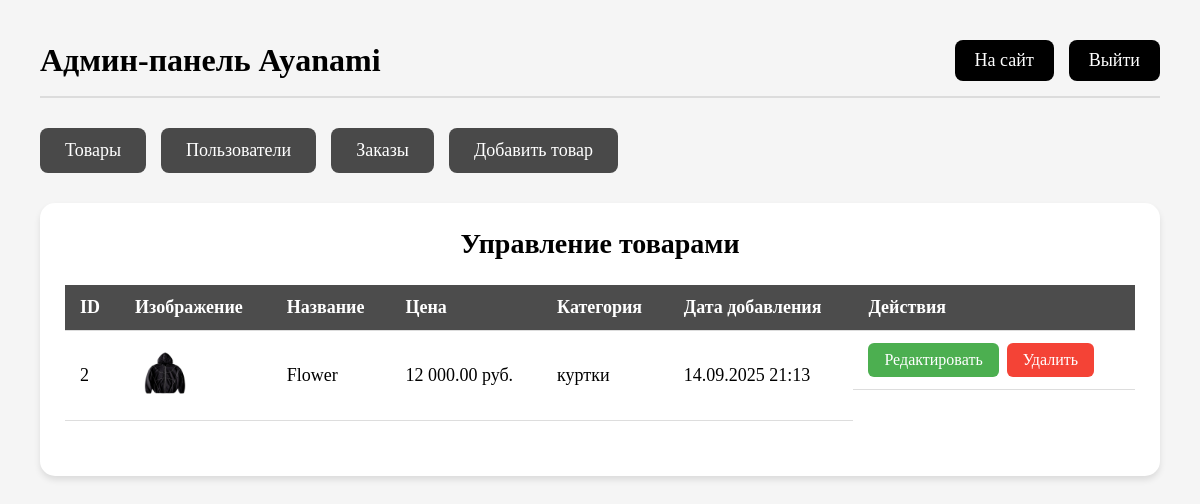
The page /admin/admin.php (signed in) on the database as committed earlier.
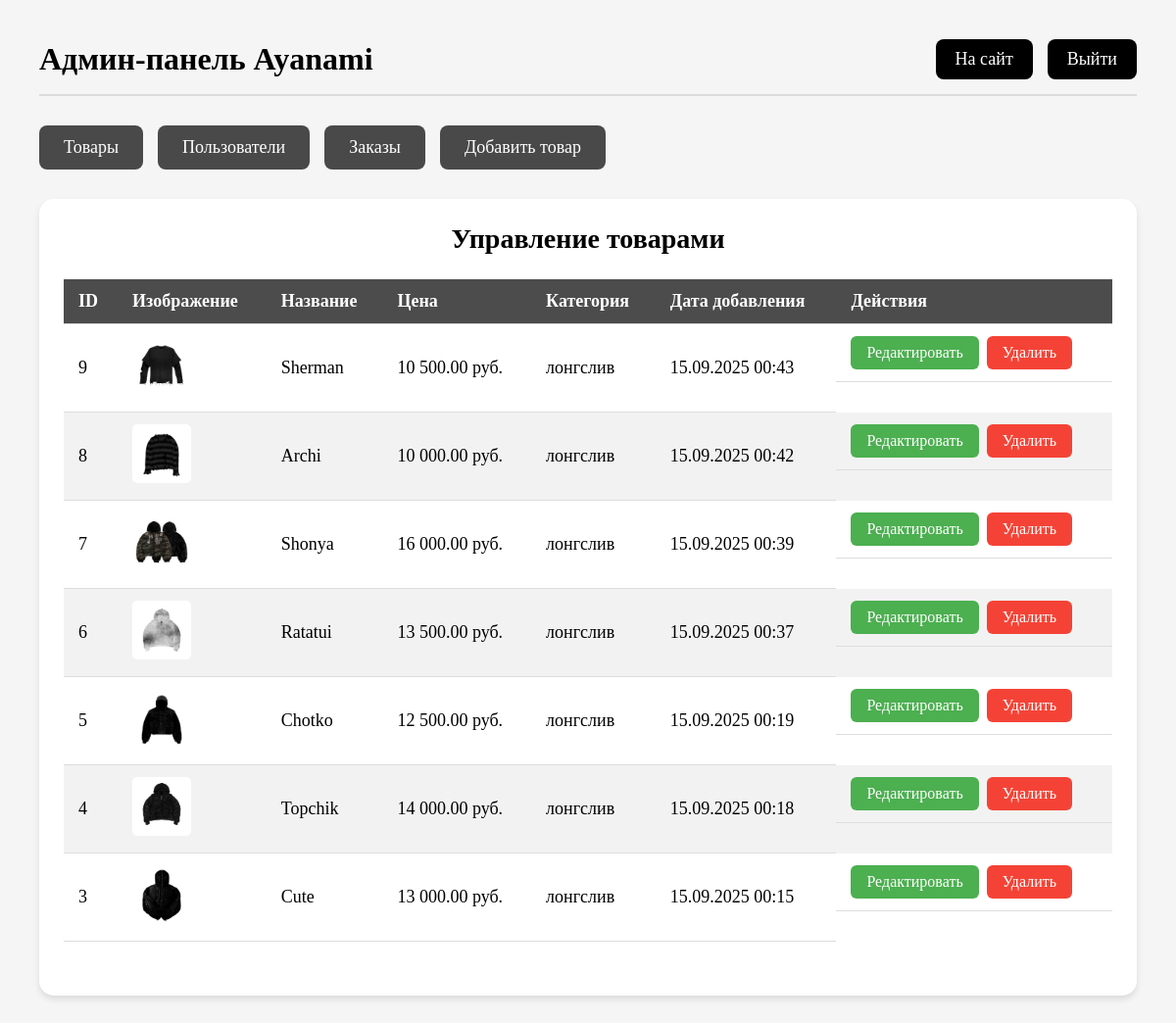
The same page on the database as committed later.
### tables this page shows
CREATE TABLE `products` (
  `id` int NOT NULL,
  `name` varchar(255) NOT NULL,
  `description` text,
  `price` decimal(10,2) NOT NULL,
  `image` varchar(255) DEFAULT NULL,
  `category` varchar(100) DEFAULT NULL,
  `created_at` datetime DEFAULT CURRENT_TIMESTAMP
);

### public/admin/admin.php (the view, shortened to what this page needs)
<?php
require_once '../config.php';
$action = $_GET['action'] ?? '';
$products = $pdo->query("SELECT * FROM products ORDER BY created_at DESC")->fetchAll(PDO::FETCH_ASSOC);
$editProduct = null;
?>
<!DOCTYPE html>
<html lang="ru">
<head>
    <link rel="stylesheet" href="admin.css">
</head>
<body>
    <div class="admin-container">
        <div class="admin-header">
            <h1>Админ-панель Ayanami</h1>
            <div class="admin-header-links">
                <a href="../index.php">На сайт</a>
                <a href="../logout.php">Выйти</a>
            </div>
        </div>
        <div class="admin-nav">
            <a href="#" onclick="showTab('products')">Товары</a>
            <a href="#" onclick="showTab('users')">Пользователи</a>
            <a href="#" onclick="showTab('orders')">Заказы</a>
            <a href="#" onclick="showTab('add-product')"><?= $editProduct ? 'Редактировать товар' : 'Добавить товар' ?></a>
        </div>
        <div id="products" class="tab-content <?= (!$action || $action === 'delete_product') ? 'active' : '' ?>">
            <div class="admin-section">
                <h2>Управление товарами</h2>
                <table>
                    <thead>
                        <tr>
                            <th>ID</th>
                            <th>Изображение</th>
                            <th>Название</th>
                            <th>Цена</th>
                            <th>Категория</th>
                            <th>Дата добавления</th>
                            <th>Действия</th>
                        </tr>
                    </thead>
                    <tbody>
                        <?php foreach ($products as $product): ?>
                        <tr>
                            <td><?= $product['id'] ?></td>
                            <td>
                                <?php if ($product['image']): ?>
                                    <img src="../<?= htmlspecialchars($product['image']) ?>" alt="<?= htmlspecialchars($product['name']) ?>" class="table-image">
                                <?php else: ?>
                                    <span>Нет изображения</span>
                                <?php endif; ?>
                            </td>
                            <td><?= htmlspecialchars($product['name']) ?></td>
                            <td><?= number_format($product['price'], 2, '.', ' ') ?> руб.</td>
                            <td><?= $product['category'] ? htmlspecialchars($product['category']) : '-' ?></td>
                            <td><?= date('d.m.Y H:i', strtotime($product['created_at'])) ?></td>
                            <td class="action-buttons">
                                <a href="admin.php?action=edit_product&id=<?= $product['id'] ?>" class="btn btn-edit">Редактировать</a>
                                <a href="admin.php?action=delete_product&id=<?= $product['id'] ?>" class="btn btn-delete" onclick="return confirm('Удалить этот товар?')">Удалить</a>
                            </td>
                        </tr>
                        <?php endforeach; ?>
                    </tbody>
                </table>
            </div>
        </div>
    </div>
</body>
</html>

### public/admin/admin.css (style rules this page uses)
html { height: 100%; scroll-behavior: smooth; background-color: white; }
body { font-family: 'Helmswald'; font-weight: 400; font-size: 18px; margin: 0; padding: 20px; background-color: #f5f5f5; color: black; }
.admin-container { max-width: 1400px; margin: 0 auto; padding: 20px; }
.admin-header { display: flex; justify-content: space-between; align-items: center; margin-bottom: 30px; padding-bottom: 15px; border-bottom: 2px solid rgba(0, 0, 0, 0.1); }
.admin-header h1 { margin: 0; font-size: 32px; color: black; }
.admin-header-links { display: flex; gap: 15px; }
.admin-header-links a { padding: 10px 20px; background: black; color: white; text-decoration: none; border-radius: 8px; transition: background-color 0.3s; }
.admin-nav { display: flex; gap: 15px; margin-bottom: 30px; flex-wrap: wrap; }
.admin-nav a { padding: 12px 25px; background: rgba(0, 0, 0, 0.7); color: white; text-decoration: none; border-radius: 8px; transition: all 0.3s; }
.admin-section { background: white; padding: 25px; border-radius: 15px; margin-bottom: 30px; box-shadow: 0 4px 6px rgba(0, 0, 0, 0.1); }
.admin-section h2 { color: black; text-align: center; font-size: 28px; margin-top: 0; margin-bottom: 25px; }
table { width: 100%; border-collapse: collapse; margin: 20px 0 30px 0; }
table th, table td { padding: 12px 15px; text-align: left; border-bottom: 1px solid #ddd; }
table th { background-color: rgba(0, 0, 0, 0.7); color: white; font-weight: bold; }
table tr:nth-child(even) { background-color: rgba(0, 0, 0, 0.05); }
.btn { padding: 8px 16px; border: none; border-radius: 6px; cursor: pointer; text-decoration: none; display: inline-block; font-family: 'Helmswald'; font-size: 16px; transition: all 0.3s; }
.btn-edit { background: #4CAF50; color: white; }
.btn-delete { background: #f44336; color: white; }
.tab-content { display: none; }
.tab-content.active { display: block; animation: fadeIn 0.3s ease-in; }
.table-image { width: 60px; height: 60px; object-fit: cover; border-radius: 5px; }
.action-buttons { display: flex; gap: 8px; flex-wrap: wrap; }

Rows that differ between the two databases and show on the page:
removed products: id "2", image (picture), name "Flower", price "12 000.00", category "куртки", created_at "14.09.2025 21:13"
added products: id "9", image (picture), name "Sherman", price "10 500.00", category "лонгслив", created_at "15.09.2025 00:43"
added products: id "8", image (picture), name "Archi", price "10 000.00", category "лонгслив", created_at "15.09.2025 00:42"
added products: id "7", image (picture), name "Shonya", price "16 000.00", category "лонгслив", created_at "15.09.2025 00:39"
added products: id "6", image (picture), name "Ratatui", price "13 500.00", category "лонгслив", created_at "15.09.2025 00:37"
added products: id "5", image (picture), name "Chotko", price "12 500.00", category "лонгслив", created_at "15.09.2025 00:19"
added products: id "4", image (picture), name "Topchik", price "14 000.00", category "лонгслив", created_at "15.09.2025 00:18"
added products: id "3", image (picture), name "Cute", price "13 000.00", category "лонгслив", created_at "15.09.2025 00:15"
